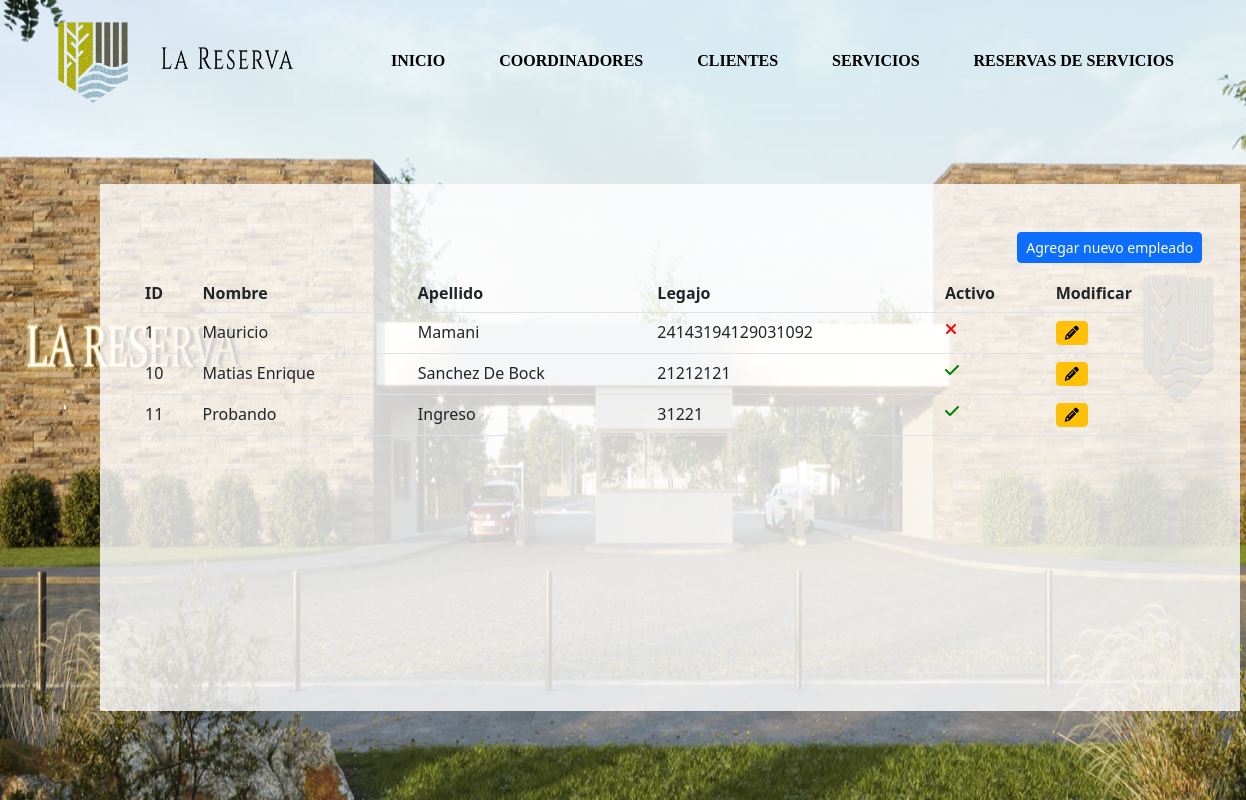
Screenshot of /reservas/empleados/listado/ with the database file from the repository.
### reservas/models.py (models this page shows, shortened)
class Empleado(models.Model):
    nombre = models.CharField(verbose_name="Nombre",max_length=50)
    apellido = models.CharField(verbose_name="Apellido",max_length=50)
    numero_legajo = models.IntegerField(verbose_name="Numero de legajo", unique=True)
    activo = models.BooleanField(verbose_name="Activo",default=True)

### reservas/views.py (the view)
# urls.py: path('empleados/listado/', views.listado_empleados, name="listado_empleados"),
def listado_empleados(request):
    empleados = Empleado.objects.all()
    context = {
        "empleados": empleados
    }
    return render(request, "reservas/listar_empleados.html", context)

### reservas/templates/reservas/listar_empleados.html (shortened to what this page needs)
{% load static %}
<link rel="stylesheet" href="{% static 'css/home.css' %}">
 <link rel="stylesheet" href="{% static 'css/listados.css' %}" />
 <link rel="stylesheet" href="https://cdnjs.cloudflare.com/ajax/libs/font-awesome/6.2.1/css/all.min.css" />
 <link rel="stylesheet" href="https://cdn.jsdelivr.net/npm/bootstrap@5.2.3/dist/css/bootstrap.min.css" />
<div class="cabecera">
    <div>
        <img src="{% static 'img/BANNER-01.png' %}" alt="" width="100%" id="fondo">
    </div>
    <div class="navegar">
        <div id="div_logo">
            <img src="{% static 'img/resetImage.png' %}" alt="" id="logo">
            <img src="{% static 'img/resetImage (1).png' %}" alt="" id="logo_letra">
        </div>
        <div id="nav">
            <a href="{% url 'home' %}" class="a">INICIO</a>
            <a href="{% url 'listado_coordinadores' %}" class="a">COORDINADORES</a>
            <a href="{% url 'listado_clientes' %}" class="a">CLIENTES</a>
            <a href="{% url 'listado_servicios' %}" class="a">SERVICIOS</a>
            <a href="{% url 'listado_reservas_de_servicios' %}" class="a">RESERVAS DE SERVICIOS</a>
        </div>
    </div>
    <div class="container mt-4" id="tabla">
        <div class="row">
            <div class="col-sm-12 col-md-12 col-lg-12 col-xl-12">
                <a href="{% url 'registrar_empleado' %}" id="nuevo"><button class='btn btn-sm btn-primary'>Agregar nuevo empleado</button></a>
                <div class="table-responsive" id="div1">
                    <table id="listado" class="table">
                        <thead>
                            <tr>
                                <th>ID</th>
                                <th>Nombre</th>
                                <th>Apellido</th>
                                <th>Legajo</th>
                                <th>Activo</th>
                                <th>Modificar</th>
                            </tr>
                        </thead>
                        <tbody>
                            {% for empleado in empleados %}
                            <tr>
                                <td>{{empleado.id}}</td>
                                <td>{{empleado.nombre}}</td>
                                <td>{{empleado.apellido}}</td>
                                <td>{{empleado.numero_legajo}}</td>
                                {% if empleado.activo %}
                                    <td><a href="{% url 'desactivar_empleado' empleado.id %}"><i class='fa-solid fa-check' style='color: green;'></a></td>
                                {% else %}
                                    <td><a href="{% url 'activar_empleado' empleado.id %}"><i class='fa-solid fa-xmark' style='color: red;'></a></td>
                                {% endif %}
                                <td><a href="{% url 'modificar_empleado' empleado.id %}"><button class='btn btn-sm btn-warning'><i class='fa-solid fa-pencil'></i></button></a></td>
                            </tr>
                            {% endfor %}
                        </tbody>
                    </table>
                </div>
            </div>
        </div>
    </div>
</div>

### ProyectoAlkemy/static/css/home.css (style rules this page uses)
* { margin: 0px; padding: 0px; box-sizing: border-box; }
.cabecera { position: relative; }
.navegar { width: 100%; position: absolute; top: 0; display: grid; grid-template-columns: 25% auto; gap: 20px; padding: 15px 25px; }
#div_logo { display: flex; justify-content: space-evenly; }
#logo { width: 25%; }
#logo_letra { margin: 10% 0; width: 45%; height: 28%; }
#nav { display: flex; justify-content: space-around; padding: 20px; align-items: center; }
#fondo { height: 100%; }
.a { color: black; font-size: 1em; font-weight: 800; text-decoration: none; font-family: 'Times New Roman', Times, serif; }

### ProyectoAlkemy/static/css/listados.css (style rules this page uses)
* { margin: 0px; padding: 0px; box-sizing: border-box; }
.cabecera { position: relative; }
.navegar { width: 100%; position: absolute; top: 0; display: grid; grid-template-columns: 25% auto; gap: 20px; padding: 15px 25px; }
#div_logo { display: flex; justify-content: space-evenly; }
#logo { width: 25%; }
#logo_letra { margin: 10% 0; width: 45%; height: 28%; }
#nav { display: flex; justify-content: space-around; padding: 20px; align-items: center; }
#fondo { height: 100%; }
.a { color: black; font-size: 1em; font-weight: 800; text-decoration: none; font-family: 'Times New Roman', Times, serif; }
#tabla { position: absolute; top: 20%; background-color: rgba(255, 255, 255, 0.8); padding: 3%; margin: 8%; }
#nuevo { display: flex; justify-content: right; padding: 1% 0; }
#div1 { overflow:scroll; height:400px; width:100%; }
#listado { width:100%; }

### rows the page displays
Empleado: id "1", nombre "Mauricio", apellido "Mamani", numero_legajo "24143194129031092", activo False (drawn)
Empleado: id "10", nombre "Matias Enrique", apellido "Sanchez De Bock", numero_legajo "21212121", activo True (drawn)
Empleado: id "11", nombre "Probando", apellido "Ingreso", numero_legajo "31221", activo True (drawn)
